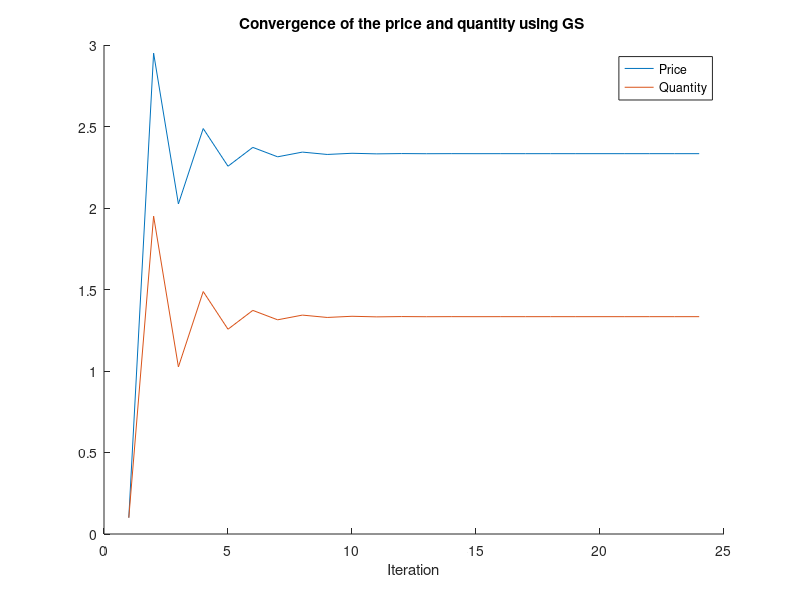

Write MATLAB code to recreate this figure.
%% PROBLEM 1. 
clear all
close all 
clc
%% 1.5 Gauss Seidel Iteration
%Initialize the problem
disp('Initializing problem... ');
a = 3;
b = 0.5;
c = 1; d = 1;
A = [1 b; 1 -d ];
Z = [a; c];             % Z is the "b" vector

% Starting point for the solution

x_init = [0.1  0.1]';
maxit = 100000;
tol=1e-6;

%Iteration with dx: dx = Q^-1(b-Ax_(i-1))
disp('Gauss Seidel iteration. ');
Q = tril(A);            % create lower triangular matrix of A
Qinv = inv(Q);
X = zeros(2,maxit+1);   
X(:, 1) = x_init;
x =  x_init;

for i = 1:maxit  
    dx= Qinv * (Z-A*x);
    x = x + dx;
    X(:, i+1) = x; 
        if norm(dx) < tol ,  break, end
        if i == maxit, disp('No convergence'), end
end     
disp('Plotting..');
figure(1)
hold on 
convX=X(:, 1:i+1);
plot(convX(1,:)); 
plot(convX(2,:))
title(['Convergence of the price and quantity using GS ' ]);
legend('Price','Quantity');
xlabel('Iteration');
disp(['The number of iterations used before convergence: ' , num2str(i)]);
hold off
saveas(1,['PS1P1_convergence.pdf']);
disp('Please press any key to continue.');
pause('on');
pause;
%% No convergence case
disp('No convergence case: Initializing problem...  ');
A = [1 -d ; 1 b  ];
Z = [c; a];

%Starting point for the solution

x = [0.1  0.1]';

%Iteration with dx: dx = Q^-1(b-Ax_(i-1))

maxit = 100000;
tol=1e-6;
Q = tril(A);
% eig(Q)
Qinv = inv(Q);
X = zeros(2 , maxit+1); %Interation values of x
X(:, 1) = x;
disp('No convergence case: GS iteration...  ');
for i = 1:maxit  
    dx= Qinv * (Z-A*x);
    x = x + dx;
    X(:, i+1) = x; 
        if norm(dx) < tol ,  break, end
        if i == maxit, disp('No convergence'), end
end

a = input('Would you like to illustrate the no convergence in graph? Please type y or n and press enter to continue.','s') ;
if strcmpi(a,'y')
% To illustrate that there is no convergence, plot the convergence graph
figure(2)
convX=X(:, 1:i+1);
plot(convX(1,:)); 
hold on 
plot(convX(2,:))
title(['Convergence of the price and quantity using GS ' ]);
legend('Price','Quantity');
xlabel('Iteration');
hold off
end

%% 1.6  Revisiting non convergence using Successive Over-Relaxation  
disp('Revisiting non convergence using Successive Over-Relaxation.  ');
maxit = 100000;
tol=1e-6;
Q = tril(A);
Qinv = inv(Q);
X_1 = zeros(2 , maxit+1); 
X_1(:, 1) = x;
lam_grid = 0.1:0.1:0.9;

for j = 1: size(lam_grid,2)
    x =  x_init;
    lam = lam_grid(j);
    disp(['Trying lambda: ', num2str(lam)])
              for i = 1:maxit
                dx= Qinv * (Z-A*x);
                x = x + lam*dx;
                X_1(:, i+1) = x; 
                    if norm(lam*dx) < tol ,  break, end
                    if i == maxit, disp(['For lamda =', num2str(lam), ' successive over-relaxation does not converge.']), end
              end   
                 num_it_for_lam(j) = i; 
end

[opt_lam_min_inter ,opt_lam_index] = min(num_it_for_lam);
disp(['The lambda for which the smallest number of iteration to converge was needed:  ' , num2str(lam_grid(opt_lam_index))]);
